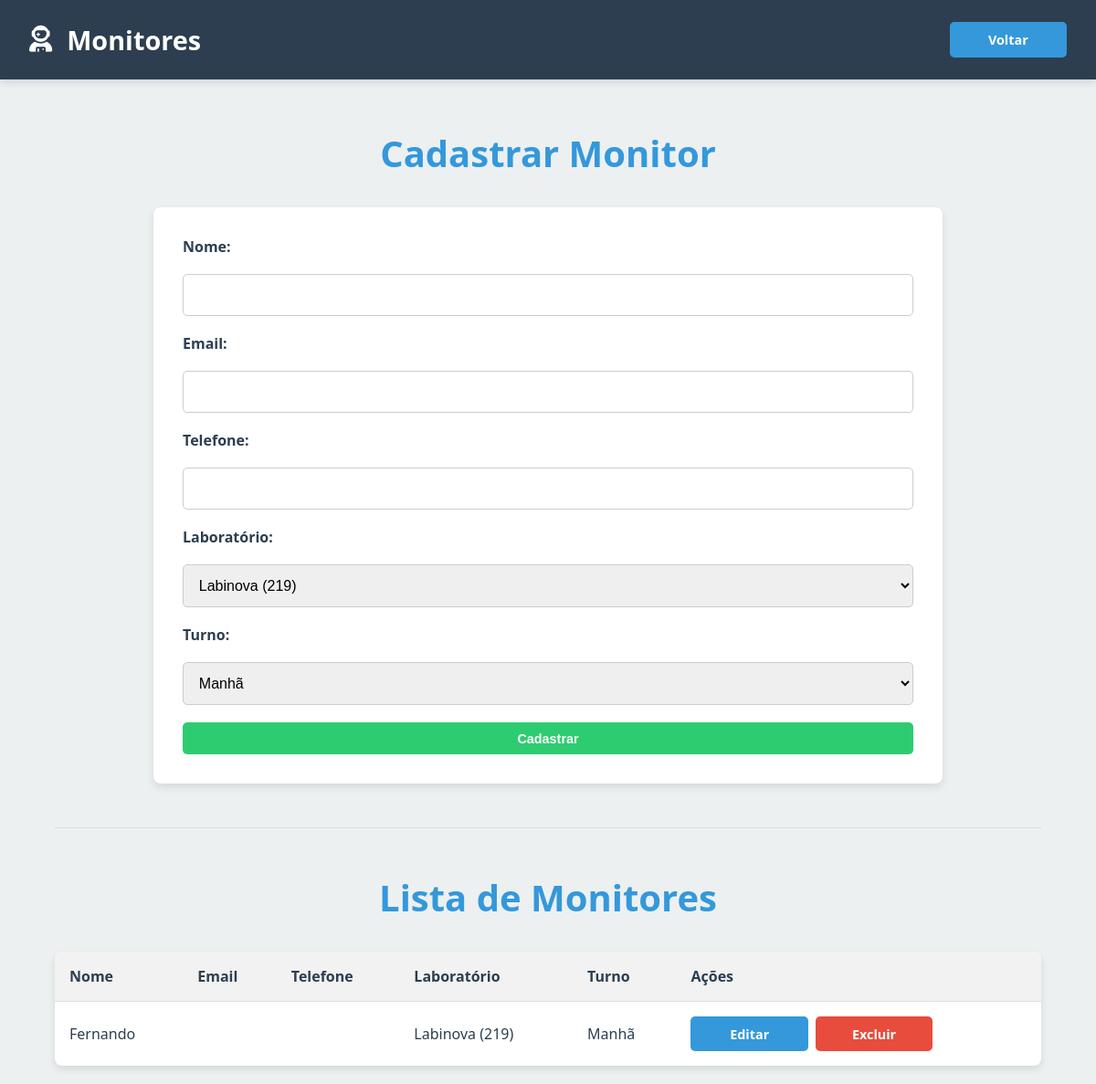
The page /monitores.php (signed in) on the database as committed earlier.
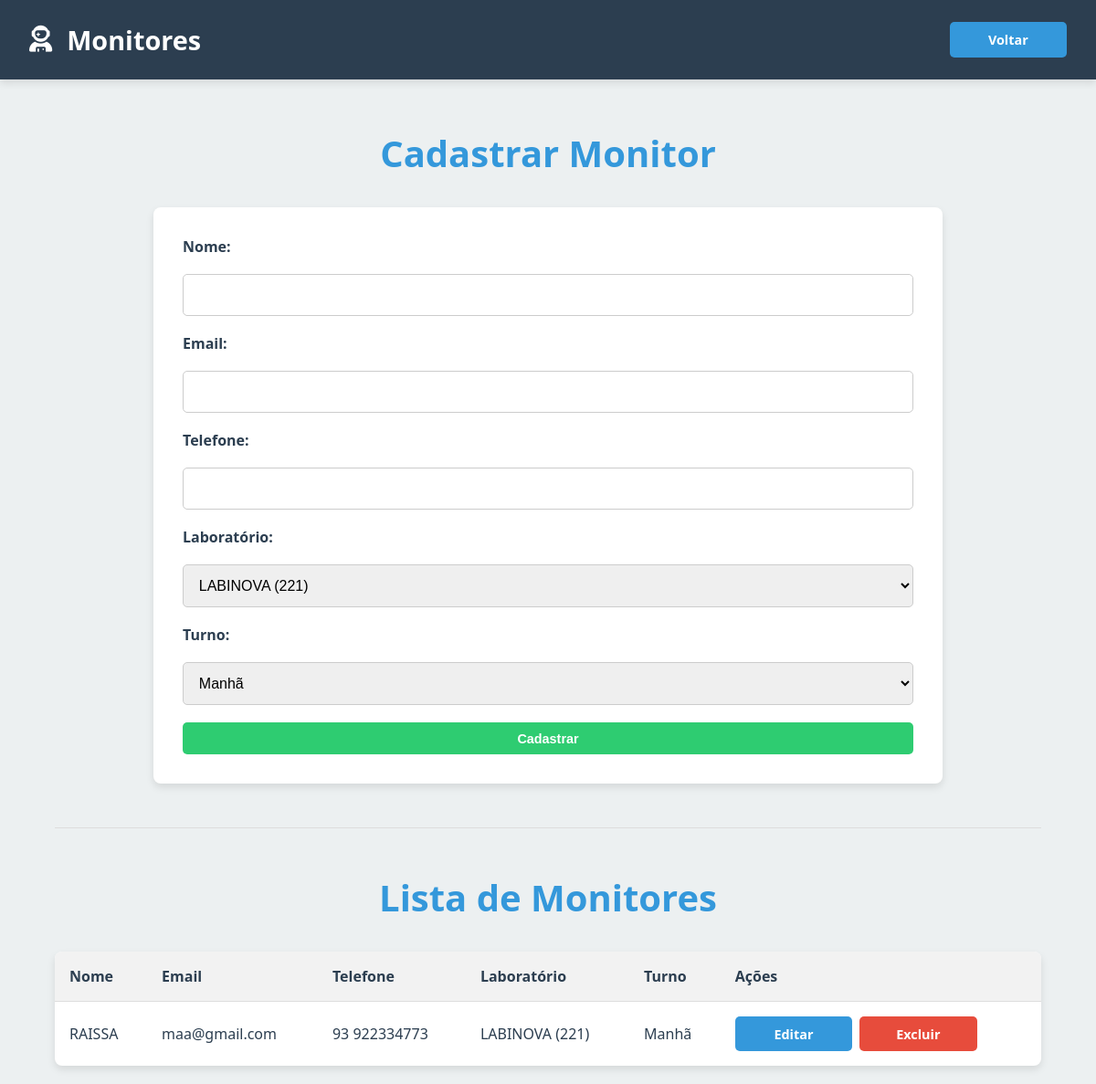
The same page on the database as committed later.
### tables this page shows
CREATE TABLE `monitores` (
  `id` int(11) NOT NULL,
  `nome` varchar(255) NOT NULL,
  `matricula` varchar(255) NOT NULL,
  `turno` varchar(50) NOT NULL,
  `laboratorio_id` int(11) NOT NULL,
  `email` varchar(255) NOT NULL,
  `telefone` varchar(20) DEFAULT NULL
);

CREATE TABLE `laboratorios` (
  `id` int(11) NOT NULL,
  `nome` varchar(100) NOT NULL,
  `capacidade` int(11) DEFAULT NULL,
  `numero` varchar(255) NOT NULL,
  `projetor` tinyint(1) NOT NULL DEFAULT 0,
  `localizacao` varchar(255) DEFAULT NULL
);

### monitores.php (the view, shortened to what this page needs)
<?php
require_once "db.php";
$editando = false;
$monitor_edit = null;
$sql = "SELECT m.*, l.nome AS lab_nome, l.numero
        FROM monitores m
        JOIN laboratorios l ON m.laboratorio_id = l.id
        ORDER BY m.nome";
$monitores = $conexao->query($sql)->fetchAll(PDO::FETCH_ASSOC);
$labs = $conexao->query("SELECT * FROM laboratorios ORDER BY numero")->fetchAll(PDO::FETCH_ASSOC);
?>
<!DOCTYPE html>
<html lang="pt-br">
<head>
  <link rel="stylesheet" href="css/style.css">
  <link rel="stylesheet" href="https://cdnjs.cloudflare.com/ajax/libs/font-awesome/6.4.0/css/all.min.css">
</head>
<body>
  <div class="header">
    <h1><i class="fas fa-user-astronaut"></i> Monitores</h1>
    <a href="index.php" class="btn">Voltar</a>
  </div>
  <div class="container">
    <h2><?= $editando ? "Editar Monitor" : "Cadastrar Monitor" ?></h2>
    <form method="POST" class="card">
      <label>Nome:</label>
      <input type="text" name="nome" required value="<?= $monitor_edit['nome'] ?? '' ?>">
      <label>Email:</label>
      <input type="email" name="email" required value="<?= $monitor_edit['email'] ?? '' ?>">
      <label>Telefone:</label>
      <input type="text" name="telefone" value="<?= $monitor_edit['telefone'] ?? '' ?>">
      <label>Laboratório:</label>
      <select name="laboratorio_id" required>
        <?php foreach ($labs as $lab):
          $sel = ($monitor_edit && $monitor_edit['laboratorio_id'] == $lab['id']) ? "selected" : ""; ?>
          <option value="<?= $lab['id'] ?>" <?= $sel ?>>
            <?= htmlspecialchars($lab['nome']) ?> (<?= $lab['numero'] ?>)
          </option>
        <?php endforeach; ?>
      </select>
      <label>Turno:</label>
      <select name="turno" required>
        <option value="manhã" <?= (($monitor_edit['turno'] ?? '') === 'manhã') ? "selected" : "" ?>>Manhã</option>
      </select>
      <button type="submit" class="btn"><?= $editando ? "Atualizar" : "Cadastrar" ?></button>
    </form>
    <hr>
    <h2>Lista de Monitores</h2>
    <table>
      <tr>
        <th>Nome</th>
        <th>Email</th>
        <th>Telefone</th>
        <th>Laboratório</th>
        <th>Turno</th>
        <th>Ações</th>
      </tr>
      <?php foreach ($monitores as $m): ?>
        <tr>
          <td><?= htmlspecialchars($m['nome']) ?></td>
          <td><?= htmlspecialchars($m['email']) ?></td>
          <td><?= htmlspecialchars($m['telefone'] ?? '') ?></td>
          <td><?= htmlspecialchars($m['lab_nome']) ?> (<?= $m['numero'] ?>)</td>
          <td><?= ucfirst($m['turno']) ?></td>
          <td>
            <a href="?editar=<?= $m['id'] ?>" class="btn">Editar</a>
            <a href="?excluir=<?= $m['id'] ?>" class="btn btn-danger" onclick="return confirm('Tem certeza que deseja excluir este monitor?')">Excluir</a>
          </td>
        </tr>
      <?php endforeach; ?>
    </table>
  </div>
</body>
</html>

Rows that differ between the two databases and show on the page:
no longer on this page (row edited): monitores: nome "Fernando", laboratorio.nome "Labinova", laboratorio.numero "219", turno "Manhã"
added monitores: nome "RAISSA", email "maa@gmail.com", telefone "93 922334773", laboratorio.nome "LABINOVA", laboratorio.numero "221", turno "Manhã"
Other text that changed with them:
form field laboratorio_id: "Labinova (219)" → "LABINOVA (221)"
